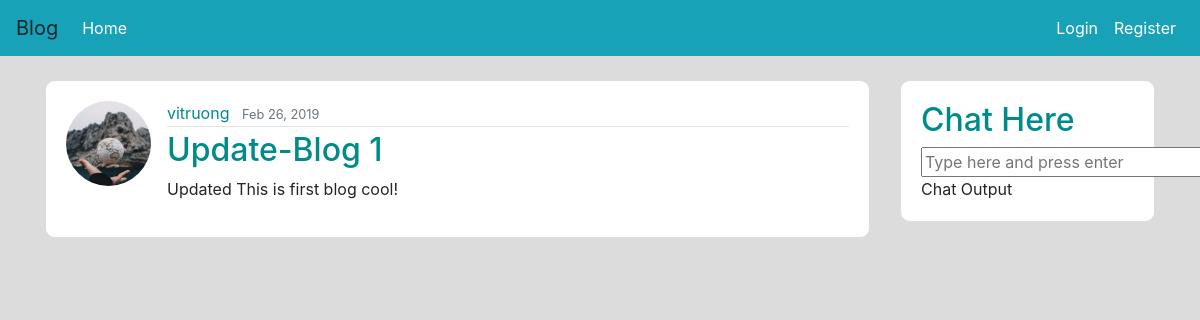
/post/1, run on the app's committed database.
### flaskblog/model.py (models this page shows, shortened)
class User(db.Model, UserMixin):
    id = db.Column(db.Integer, autoincrement=True, primary_key=True)
    username = db.Column(db.String(20), unique=True, nullable=False)
    email = db.Column(db.String(120), unique=True, nullable=False)
    image_file = db.Column(db.String(20), nullable=False, default='default.jpg')
    password = db.Column(db.String(60), nullable=False)
    posts = db.relationship('Post', backref='author', lazy=True)

class Post(db.Model):
    id = db.Column(db.Integer, autoincrement=True, primary_key=True)
    title = db.Column(db.String(150), nullable=False)
    content = db.Column(db.Text, nullable=False)
    date_posted = db.Column(db.DateTime, nullable=False, default=datetime.utcnow)
    user_id = db.Column(db.Integer, db.ForeignKey('user.id'), nullable=False)

### flaskblog/routes.py (the view)
@app.route('/post/<int:post_id>')
def post(post_id):
    post = Post.query.get_or_404(post_id)
    return render_template('post.html', title=post.title, post=post)

### flaskblog/templates/post.html (shortened to what this page needs)
{% extends 'base.html' %}
{% block body %}
    <article class="media content-section">
      <img class="rounded-circle article-img" src="{{ url_for('static', filename='profile_pics/' + post.author.image_file) }}">
      <div class="media-body">
        <div class="article-metadata">
          <a class="mr-2" href="#">{{ post.author.username }}</a>
          <small class="text-muted">{{ post.date_posted.strftime('%b %d, %Y') }}</small>
        </div>
        <h2 class="article-title">{{ post.title }}</h2>
        <p class="article-content">{{ post.content }}</p>
      </div>
    </article>
{% endblock %}

### flaskblog/static/styles.css (style rules this page uses)
h2 { color: #008B8B; }
a { color: #008B8B; }
body { background-color: gainsboro; }
.article-img { height: 85px; width: 85px; margin-right: 16px; }
.content-section { background: #ffffff; padding: 20px 20px; border: 1px solid #dddddd; border-radius: 10px; margin-bottom: 20px; }
.article-metadata { padding-bottom: 1px; margin-bottom: 4px; border-bottom: 1px solid #e3e3e3 }

### data on the page
User: image_file (picture), author.username "vitruong"
Post: date_posted "Feb 26, 2019", title "Update-Blog 1", content "Updated This is first blog cool!"
